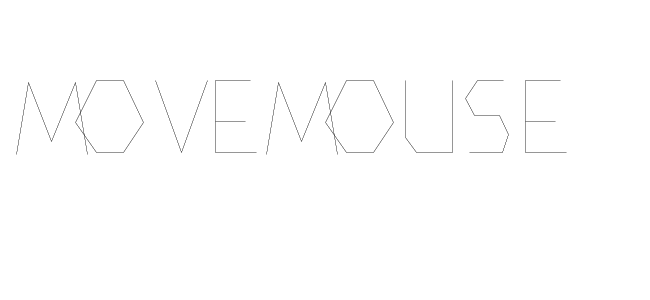
Frame 1 (no input)
Frame 60 (the mouse pressed at the canvas centre just before this capture): identical to frame 1, image omitted
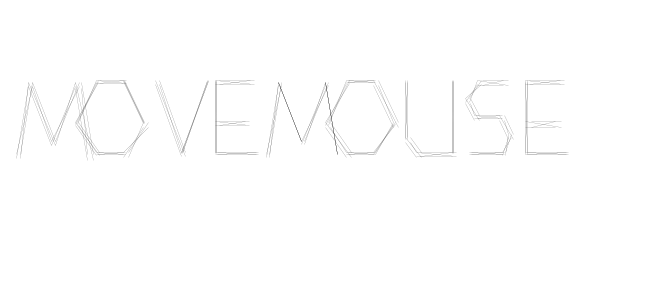
Frame 120 (the mouse held since frame 60 and released just before this capture)

The Processing sketch that drew these frames (run headless with seeded random() and noise(); from frame 60 on, the mouse is pressed at the canvas centre):

// Processing sketch: processing_2047
// ── processing_2047.pde

/**
 *    fjenett 2009-05-07
 *    
 *    system für einen generativen font, schrift von tobias tschense
 */

String input = "move mouseX";  // der eingegebene text
float spacing = 60;

void setup ()
{
    size( 650, 300 );
    frameRate(15);
}


void draw ()
{
    background( 255 );                        // hintergrund weiss

    drawGenerativeText( input, 15, height/2 );
}


void keyPressed ()                             // wird aufgerufen wenn eine taste gedrückt wurde!
{
    if ( key == BACKSPACE || key == DELETE )   // ist die taste delete oder backspace? dann ..
    { 
        if ( input != null && input.length() > 0 )    // enthält unsere variable schon text? dann ..
        {
            input = input.substring(0,input.length()-1);    // um eines verkürzen
        }
    }
    else if ( key != CODED )                   // taste nicht kodiert (hat ein zeichen)? dann ..
    {
        input += key;                          // zeichen an den text in der variable anhängen
    }
}

void drawGenerativeText ( String txt, float x, float y )
{
    if ( input == null || input.trim().equals("") ) return;    // leer? dann nix machen

        stroke( 0 );
    noFill();

    pushMatrix();

    translate( x, y );
    translate( 0, -70 );

    for ( int i = 0; i < txt.length(); i++ )
    {
        char c = input.charAt( i );

        drawGenerativeChar(c);
    }

    popMatrix();
}

void rLine (float x1, float y1, float x2, float y2)
{
 int vers = round(random(mouseX/50));
 strokeWeight (vers/10);
 line (x1+vers,y1,x2+vers,y2);
 line (x1,y1+vers,x2,y2+vers);
 line (x1+vers,y1+vers,x2,y2);
 line (x1,y1,x2+vers,y2+vers);
  
}

void drawGenerativeChar ( char c )
{
    switch ( c )
    {
    case 'a':
        draw_a();
        break;
    case 'b':
        draw_b();
        break;
    case 'c':
        draw_c();
        break;
    case 'd':
        draw_d();
        break;
    case 'e':
        draw_e();
        break;
    case 'f':
        draw_f();
        break;
    case 'g':
        draw_g();
        break;
    case 'h':
        draw_h();
        break;
    case 'i':
        draw_i();
        break;
    case 'j':
        draw_j();
        break;
    case 'k':
        draw_k();
        break;
    case 'l':
        draw_l();
        break;
    case 'm':
        draw_m();
        break;
    case 'n':
        draw_n();
        break;
    case 'o':
        draw_o();
        break;
    case 'p':
        draw_p();
        break;
    case 'q':
        draw_q();
        break;
    case 'r':
        draw_r();
        break;
    case 's':
        draw_s();
        break;
    case 't':
        draw_t();
        break;
    case 'u':
        draw_u();
        break;
    case 'v':
        draw_v();
        break;
    case 'w':
        draw_w();
        break;
    case 'x':
        draw_x();
        break;
    case 'y':
        draw_y();
        break;
    case 'z':
        draw_z();
        break;

    case '0':
        draw_0();
        break;
    case '1':
        draw_1();
        break;
    case '2':
        draw_2();
        break;
    case '3':
        draw_3();
        break;
    case '4':
        draw_4();
        break;
    case '5':
        draw_5();
        break;
    case '6':
        draw_6();
        break;
    case '7':
        draw_7();
        break;
    case '8':
        draw_8();
        break;
    case '9':
        draw_9();
        break;
    }
}

void draw_a () {
    rLine( 0 , 72 , 26 , 0 );
    rLine( 26 , 0 , 46 , 72 );
    rLine( 46 , 72 , 13 , 54 );
    translate(spacing, 0);
}

void draw_b () {
    rLine( 0 , 0 , 29 , 0 );
    rLine( 29 , 0 , 38 , 15 );
    rLine( 38 , 15 , 28 , 35 );
    rLine( 28 , 35 , 45 , 48 );
    rLine( 45 , 48 , 37 , 72 );
    rLine( 37 , 72 , 0 , 72 );
    rLine( 0 , 72 , 0 , 0 );
    translate(spacing, 0);
}

void draw_c () {
    rLine( 53 , 62 , 47 , 72 );
    rLine( 47 , 72 , 16 , 72 );
    rLine( 16 , 72 , 0 , 41 );
    rLine( 0 , 41 , 16 , 0 );
    rLine( 16 , 0 , 47 , 0 );
    rLine( 47 , 0 , 47 , 10 );
    translate(spacing, 0);
}

void draw_d () {
    rLine( 0 , 0 , 35 , 0 );
    rLine( 35 , 0 , 53 , 41 );
    rLine( 53 , 41 , 37 , 72 );
    rLine( 37 , 72 , 0 , 72 );
    rLine( 0 , 72 , 0 , 0 );
    translate(spacing, 0);
}

void draw_e () {
    rLine( 35 , 0 , 0 , 0 );
    rLine( 0 , 0 , 0 , 72 );
    rLine( 0 , 72 , 41 , 72 );
    rLine( 0 , 41 , 30 , 41 );
    translate(spacing-10, 0);
}

void draw_f () {
    rLine( 0 , 72 , 0 , 0 );
    rLine( 0 , 0 , 35 , 0 );
    rLine( 32 , 42 , 0 , 42 );
    translate(spacing, 0);
}

void draw_g () {
    rLine( 33 , 41 , 58 , 41 );
    rLine( 58 , 41 , 58 , 72 );
    rLine( 58 , 72 , 16 , 72 );
    rLine( 16 , 72 , 0 , 41 );
    rLine( 0 , 41 , 16 , 0 );
    rLine( 16 , 0 , 52 , 0 );
    rLine( 52 , 0 , 52 , 10 );
    translate(spacing+10, 0);
}

void draw_h () {
    rLine( 0 , 37 , 45 , 37 );
    rLine( 0 , 72 , 0 , 0 );
    rLine( 45 , 0 , 45 , 72 );
    translate(spacing, 0);
}

void draw_i () {
    rLine( 0 , 0 , 25 , 0 );
    rLine( 0 , 72 , 25 , 72 );
    rLine( 13 , 72 , 13 , 0 );
    translate(spacing-20, 0);
}

void draw_j () {
    rLine( 10 , 88 , 27 , 74 );
    rLine( 27 , 74 , 27 , 0 );
    rLine( 27 , 0 , 0 , 0 );
    rLine( 0 , 0 , 0 , 10 );
    translate(spacing, 0);
}

void draw_k () {
    rLine( 0 , 72 , 0 , 0 );
    rLine( 31 , 0 , 0 , 40 );
    rLine( 0 , 40 , 44 , 72 );
    translate(spacing, 0);
}

void draw_l () {
    rLine( 39 , 61 , 39 , 72 );
    rLine( 39 , 72 , 0 , 72 );
    rLine( 0 , 72 , 0 , 0 );
    translate(spacing-10, 0);
}

void draw_m () {
    rLine( 1 , 74 , 13 , 2 );
    rLine( 13 , 2 , 36 , 61 );
    rLine( 36 , 61 , 60 , 2 );
    rLine( 60 , 2 , 72 , 74 );
    translate(spacing, 0);
}

void draw_n () {
    rLine( 0 , 72 , 0 , 2 );
    rLine( 0 , 2 , 46 , 72 );
    rLine( 46 , 72 , 46 , 2 );
    translate(spacing, 0);
}

void draw_o () {
    rLine( 48 , 72 , 21 , 72 );
    rLine( 21 , 72 , 0 , 42 );
    rLine( 0 , 42 , 21 , 0 );
    rLine( 21 , 0 , 48 , 0 );
    rLine( 48 , 0 , 68 , 42 );
    rLine( 68 , 42 , 48 , 72 );
    translate(spacing+20, 0); 
}

void draw_p () {
    rLine( 0 , 72 , 0 , 0 );
    rLine( 0 , 0 , 35 , 0 );
    rLine( 35 , 0 , 47 , 18 );
    rLine( 47 , 18 , 37 , 42 );
    rLine( 37 , 42 , 7 , 42 );
    translate(spacing, 0);    
}

void draw_q () {
    rLine( 51 , 80 , 34 , 66 );
    rLine( 34 , 66 , 21 , 72 );
    rLine( 21 , 72 , 0 , 42 );
    rLine( 0 , 42 , 21 , 0 );
    rLine( 21 , 0 , 48 , 0 );
    rLine( 48 , 0 , 68 , 42 );
    rLine( 68 , 42 , 48 , 72 );
    translate(spacing, 0);
}

void draw_r () {
    rLine( 0 , 72 , 0 , 0 );
    rLine( 0 , 0 , 34 , 0 );
    rLine( 34 , 0 , 47 , 18 );
    rLine( 47 , 18 , 36 , 42 );
    rLine( 36 , 42 , 6 , 42 );
    rLine( 6 , 42 , 51 , 72 );
    translate(spacing, 0);
}

void draw_s () {
    rLine( 4 , 72 , 37 , 72 );
    rLine( 37 , 72 , 43 , 54 );
    rLine( 43 , 54 , 34 , 35 );
    rLine( 34 , 35 , 9 , 35 );
    rLine( 9 , 35 , 0 , 18 );
    rLine( 0 , 18 , 12 , 0 );
    rLine( 12 , 0 , 38 , 0 );
    translate(spacing, 0);
}

void draw_t () {
    rLine( 0 , 0 , 63 , 0 );
    rLine( 32 , 72 , 32 , 0 );
    translate(spacing, 0);
}

void draw_u () {
    rLine( 0 , 0 , 0 , 57 );
    rLine( 0 , 57 , 11 , 72 );
    rLine( 11 , 72 , 47 , 72 );
    rLine( 47 , 72 , 47 , 0 );
    translate(spacing, 0);
}

void draw_v () {
    rLine( 0 , 0 , 26 , 72 );
    rLine( 26 , 72 , 52 , 0 );
    translate(spacing, 0);
}

void draw_w () {
    rLine( 0 , 0 , 26 , 72 );
    rLine( 26 , 72 , 41 , 30 );
    rLine( 30 , 0 , 57 , 72 );
    rLine( 57 , 72 , 82 , 0 );
    translate(spacing+30, 0);
}

void draw_x () {
    rLine( 0 , 72 , 43 , 0 );
    rLine( 0 , 0 , 43 , 72 );
    translate(spacing, 0);
}

void draw_y () {
    rLine( 22 , 72 , 22 , 40 );
    rLine( 22 , 40 , 44 , 0 );
    rLine( 0 , 0 , 22 , 40 );
    translate(spacing, 0);
}

void draw_z () {
    rLine( 4 , 0 , 47 , 0 );
    rLine( 47 , 0 , 0 , 72 );
    rLine( 0 , 72 , 46 , 72 );
    translate(spacing, 0);
}

void draw_0 () {
    rLine( 45 , 72 , 0 , 72 );
    rLine( 0 , 72 , 0 , 0 );
    rLine( 0 , 0 , 45 , 0 );
    rLine( 45 , 0 , 45 , 72 );
    translate(spacing, 0);
}

void draw_1 () {
    rLine( 19 , 72 , 49 , 72 );
    rLine( 0 , 13 , 34 , 0 );
    rLine( 34 , 1 , 34 , 72 );
    translate(spacing, 0);
}

void draw_2 () {
    rLine( 3 , 0 , 29 , 0 );
    rLine( 29 , 0 , 44 , 20 );
    rLine( 44 , 20 , 0 , 72 );
    rLine( 0 , 72 , 45 , 72 );
    translate(spacing, 0);
}

void draw_3 () {
    rLine( 3 , 0 , 28 , 0 );
    rLine( 28 , 0 , 40 , 17 );
    rLine( 40 , 17 , 28 , 34 );
    rLine( 28 , 34 , 45 , 51 );
    rLine( 45 , 51 , 31 , 72 );
    rLine( 31 , 72 , 0 , 72 );
    translate(spacing, 0);
}

void draw_4 () {
    rLine( 50 , 50 , 0 , 50 );
    rLine( 0 , 50 , 40 , 0 );
    rLine( 40 , 0 , 40 , 72 );
    translate(spacing, 0);
}

void draw_5 () {
    rLine( 0 , 72 , 26 , 72 );
    rLine( 26 , 72 , 38 , 51 );
    rLine( 38 , 51 , 24 , 34 );
    rLine( 24 , 34 , 0 , 34 );
    rLine( 0 , 34 , 0 , 0 );
    rLine( 0 , 0 , 33 , 0 );
    translate(spacing, 0);
}

void draw_6 () {
    rLine( 0 , 33 , 35 , 37 );
    rLine( 35 , 37 , 35 , 72 );
    rLine( 35 , 72 , 0 , 72 );
    rLine( 0 , 72 , 0 , 33 );
    rLine( 0 , 33 , 20 , 0 );
    translate(spacing, 0);
}

void draw_7 () {
    rLine( 0 , 0 , 41 , 0 );
    rLine( 41 , 0 , 15 , 72 );
    translate(spacing, 0);
}

void draw_8 () {
    rLine( 2 , 33 , 2 , 0 );
    rLine( 2 , 0 , 35 , 0 );
    rLine( 35 , 0 , 35 , 33 );
    rLine( 35 , 33 , 0 , 40 );
    rLine( 0 , 40 , 0 , 72 );
    rLine( 0 , 72 , 38 , 72 );
    rLine( 38 , 72 , 38 , 40 );
    rLine( 38 , 40 , 2 , 33 );
    translate(spacing, 0);
}

void draw_9 () {
    rLine( 31 , 42 , 10 , 42 );
    rLine( 10 , 42 , 0 , 21 );
    rLine( 0 , 21 , 17 , 0 );
    rLine( 17 , 0 , 44 , 0 );
    rLine( 44 , 0 , 28 , 72 );
    translate(spacing, 0);
}
